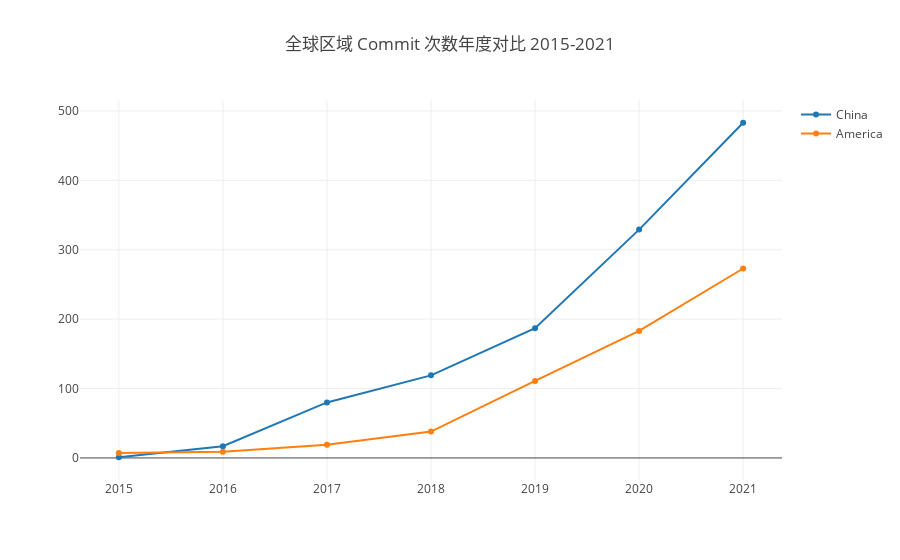

Notebook code cell kept with this figure:
### Markdown cell above
#### Code Change Commits

Code Change Commits 是一个来自 CHAOSS 的指标，请参考 https://chaoss.community/metric-code-changes/。

Code Change Commits 包含如下的额外选项：

- messageFilter：用于根据 commit message 对 commit 进行筛选的正则表达式，如 '^feat:.\*' 或 '^(docs:|refactor:).\*'。默认值： null。

### Code cell
var startYear = 2015, startMonth = 1, endYear = 2021, endMonth = 12, x = [];
for (let y = startYear; y <= endYear; y++) x.push(`${y}`);
openDigger.metric.chaoss.codeChangeCommits({ labelIntersect: ['Region'], startYear, startMonth, endYear, endMonth, groupBy: 'Region', groupTimeRange: 'year', limit: -1, options: { messageFilter: '^feat:.*' } }).then(data => {
    openDigger.render.plotly(data.filter(row => row.name != 'Others').map(row => {
        return {
            x,
            y: row.count,
            mode: 'scatter',
            name: row.name
        };
    }), {title: `全球区域 Commit 次数年度对比 ${startYear}-${endYear}`, xaxis: {type: 'category'}});
});

### Figure 1 — Plotly figure (JSON) as saved in the notebook; plotly's stock layout.template omitted (floating-point values rounded to 4 significant figures)
{"data": [{"mode": "scatter", "name": "China", "x": ["2015", "2016", "2017", "2018", "2019", "2020", "2021"], "y": ["1", "17", "80", "119", "187", "329", "483"]}, {"mode": "scatter", "name": "America", "x": ["2015", "2016", "2017", "2018", "2019", "2020", "2021"], "y": ["7", "9", "19", "38", "111", "183", "273"]}], "layout": {"autosize": true, "title": {"text": "全球区域 Commit 次数年度对比 2015-2021"}, "xaxis": {"autorange": true, "range": [-0.3693, 6.369], "type": "category"}, "yaxis": {"autorange": true, "range": [-38.78, 522.8], "type": "linear"}}}
